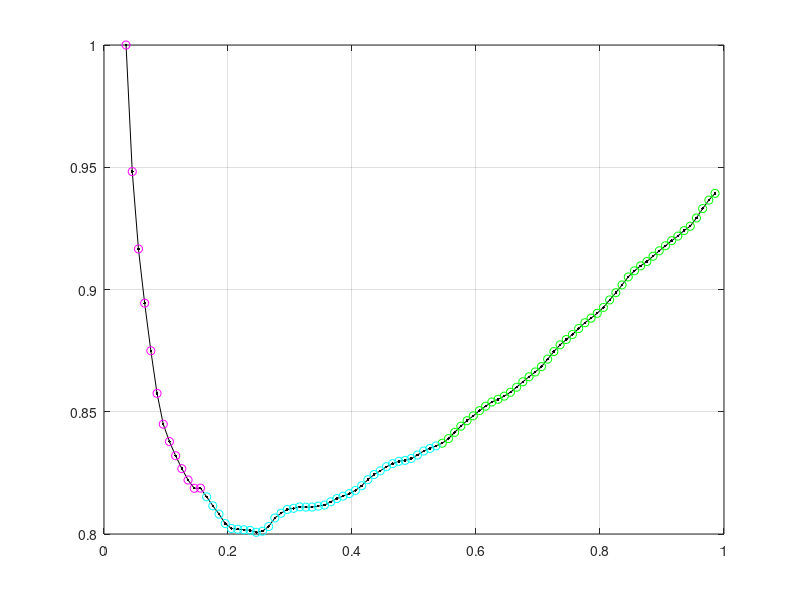

MATLAB code for this plot:
clc
clear all;
close all;

load parameters
tam=size(x_hist(:,1),1); % Number of available data samples

% x_hist(:,1) corresponds to rotor resistance data, while x_hist(:,2) 
% corresponds to rotor reactance data. Therefore, either column should be 
% selected depending on the parameter for which the slip region partitioning is to be performed.
y=x_hist(:,1); y=y/max(y);
x=(1:tam)';

% The window size must be selected such that the data within each window 
% can be adequately approximated by a linear model
tj=6; % Moving window half-width
param = zeros(tam,2); % Initialization of the vector storing local linear coefficients

% Estimation of local linear parameters using a moving window approach
for c=(1+tj):(tam-tj)
  S=polyfit(x((c-tj):(c+tj)),y((c-tj):(c+tj)),1);
  param(c,1:2)=S;
end

% Replication of boundary coefficients to handle edge regions
param(1:tj,1:2)=repmat(param(tj+1,1:2),tj,1);
param(tam-tj+1:tam,1:2)=repmat(param(tam-tj,1:2),tj,1);

% Clustering of data points based on local linear coefficients (K-means)
% If running in GNU Octave, it is necessary to load the statistics package
% to enable the use of the kmeans function
%pkg load statistics
[idx, C] = kmeans(param, 3);
c1=find(idx==1);
c2=find(idx==2);
c3=find(idx==3);

% Visualization of clustering results
plot(s_hist(x),y,'k.-'),
hold on,plot(s_hist(x(c1,1)),y(c1,1),'og'),grid on,
hold on,plot(s_hist(x(c2,1)),y(c2,1),'om'),grid on,
hold on,plot(s_hist(x(c3,1)),y(c3,1),'oc'),grid on,
